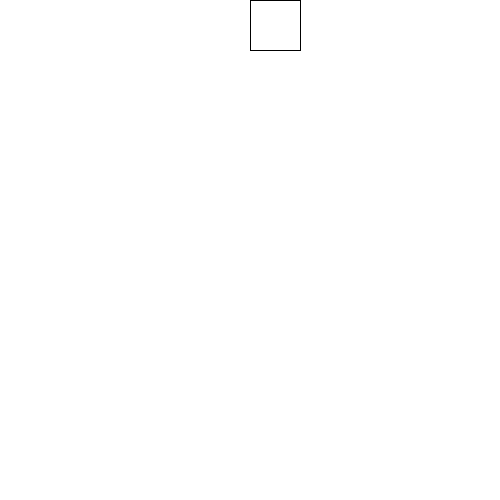
Frame 1 (no input)
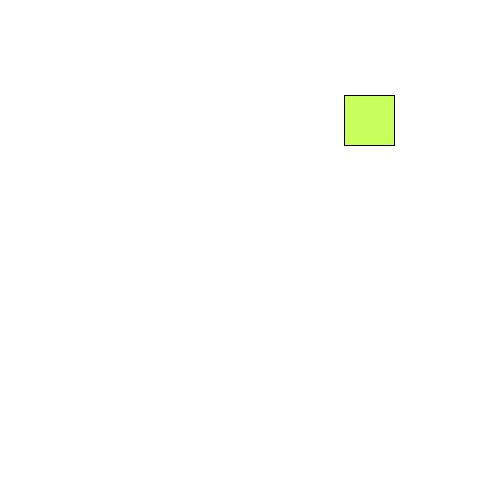
Frame 60 (the mouse pressed at the canvas centre just before this capture)
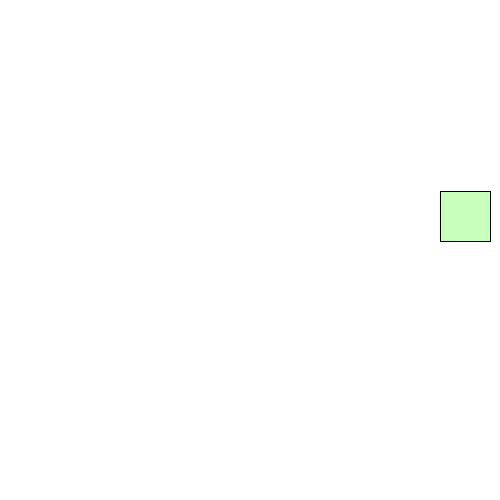
Frame 120 (the mouse held since frame 60 and released just before this capture)

The Processing sketch that drew these frames (run headless with seeded random() and noise(); from frame 60 on, the mouse is pressed at the canvas centre):

// Processing sketch: processing_169136
// ── processing_169136.pde

// Simple box...

float x = 250;
float y = 0.8;

void setup() {
  size(500, 500);
}

void draw() {
  background(255);
  drawarectangle(50, 50);
  movearectangle();
  checkedges();
}

void drawarectangle(int xlength, int yheight){
  strokeWeight(1);
  rect(x, y, xlength, yheight);
  fill(200, x, y);
   x = x+0.8;
   y = y+0.8;
}
void movearectangle(){
  x = x+0.8;
  y = y+0.8;
}
void checkedges(){
  if (x > 500){
    x=0;
  }
  if (y > 500){
    y=0;
  }
}
